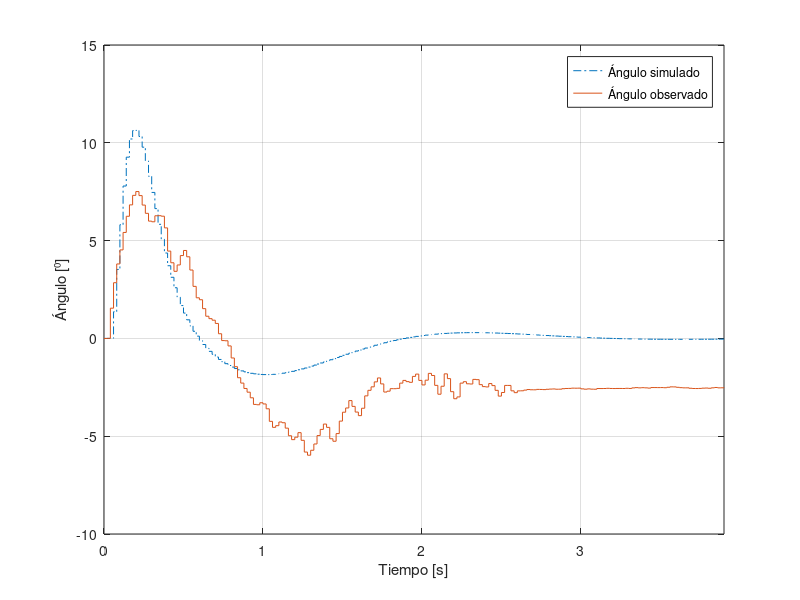
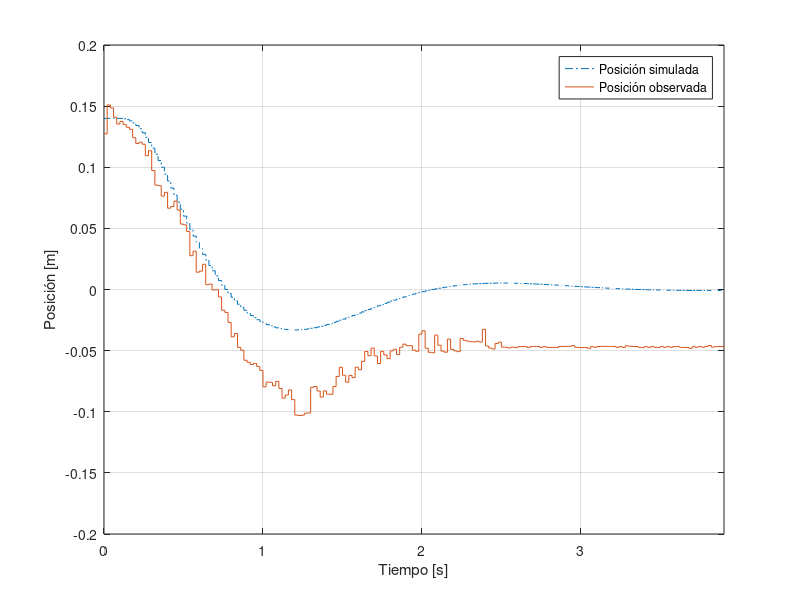
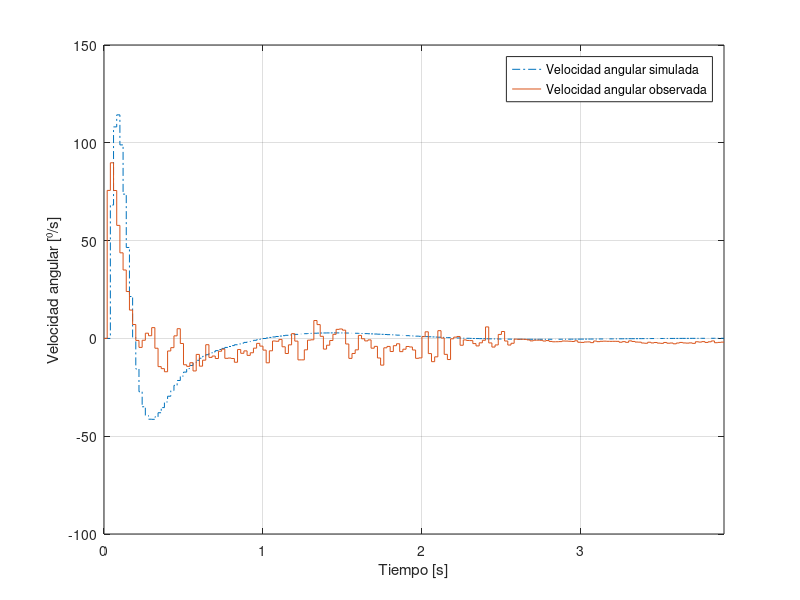
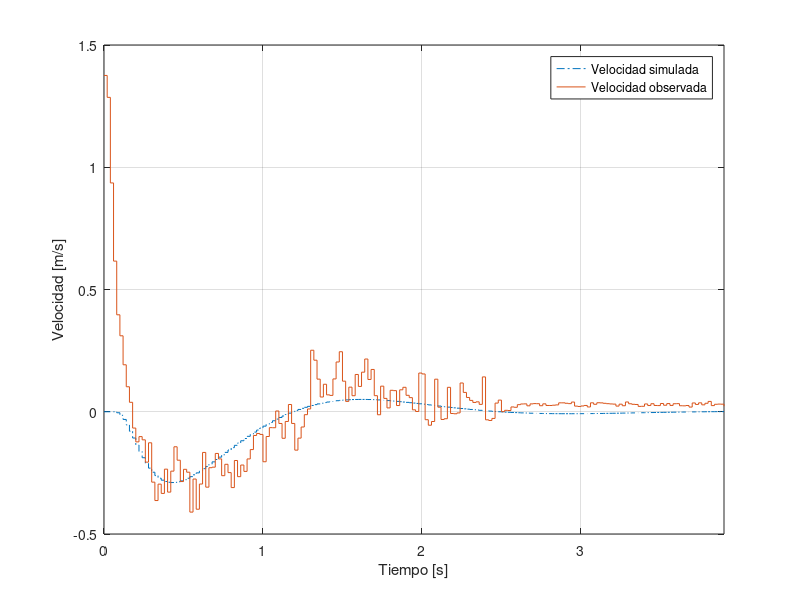

Write MATLAB code to recreate these figures, in order.
clear all; close all; clc;

A = [0 1 0 0; -137.6 -21.4 0 0; 0 0 0 1; -0.15 0 0 -1.75];
B = [0; 53.64; 0; 0];
C = [1 0 0 0; 0 0 1 0];
D = 0;

Ts = 20e-3;
Ad = eye(4) + A*Ts;
Bd = B*Ts;
Cd = C;
Dd = D;

L = [ .6371 0.0; -3.4543 0.0; 0.0 1.0301; -0.003 11.1285 ];

polos_obs_d = eig(Ad - L*Cd)
polos_obs_c = log(polos_obs_d)/Ts

K = [0.2533,   -0.0121, -116.5175,  -30]

polos_cont_d = eig(Ad - Bd*K)
polos_cont_c = log(polos_cont_d)/Ts

G = ss(Ad, Bd, Cd, Dd, Ts);
C = reg(G, K, L);

Tcl = feedback(G, C, '+')
Tcl = ss(Tcl.A, Tcl.B, [Tcl.C; 0 1 0 0 0 0 0 0; 0 0 0 1 0 0 0 0], [Tcl.D; zeros(2, 1)], Ts)

data = dlmread('obs_ini_right.csv');

start = 1

theta = data(start:end, 1)
omega = data(start:end, 2)
pos = data(start:end, 3)
vel = data(start:end, 4)

t_max = Ts*(numel(theta)-1);

[y t] = initial(Tcl, [0 0 0.14 0 0 0 0 0], t_max);

figure; stairs(t, y(:, 1), '-.'); hold on;
stairs(t, theta);
xlabel('Tiempo [s]');
ylabel('Ángulo [⁰]');
xlim([0 t_max]);
legend('Ángulo simulado', 'Ángulo observado');
grid;
print -deps ../informe/img/noff-theta.eps

figure; stairs(t, y(:, 2), '-.'); hold on;
stairs(t, pos);
xlabel('Tiempo [s]');
ylabel('Posición [m]');
xlim([0 t_max]);
legend('Posición simulada', 'Posición observada');
grid;
print -deps ../informe/img/noff-pos.eps

figure; stairs(t, y(:, 3), '-.'); hold on;
stairs(t, omega);
xlabel('Tiempo [s]');
ylabel('Velocidad angular [⁰/s]');
xlim([0 t_max]);
legend('Velocidad angular simulada', 'Velocidad angular observada');
grid;
print -deps ../informe/img/noff-omega.eps

figure; stairs(t, y(:, 4), '-.'); hold on;
stairs(t, vel);
xlabel('Tiempo [s]');
ylabel('Velocidad [m/s]');
xlim([0 t_max]);
legend('Velocidad simulada', 'Velocidad observada');
grid;
print -deps ../informe/img/noff-vel.eps
